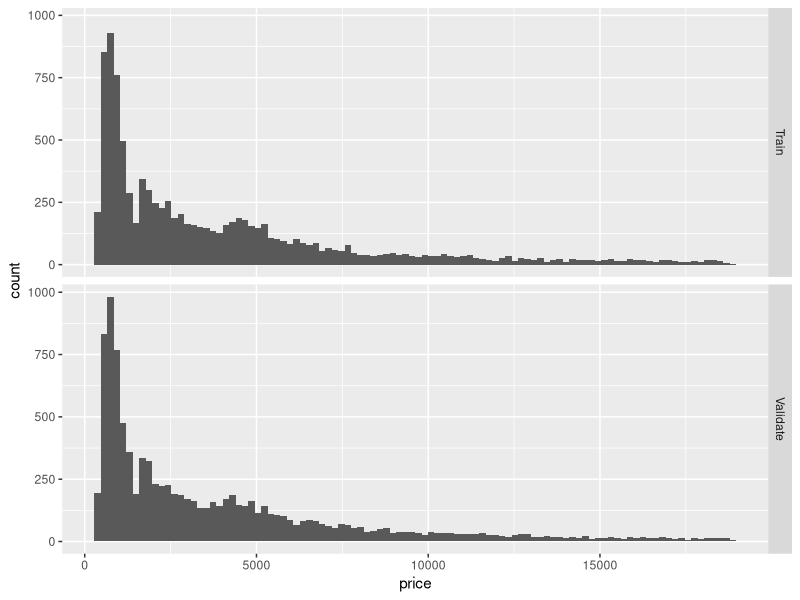
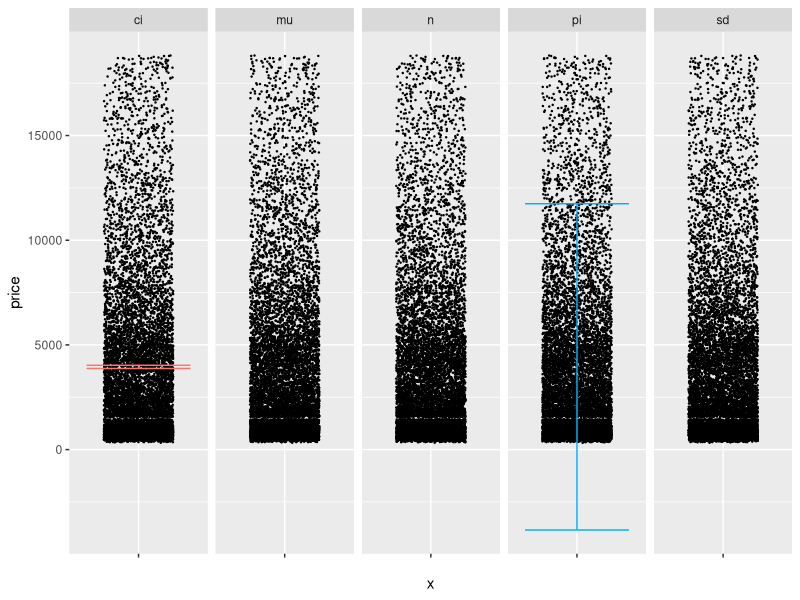

Recreate these plots in R, in order.
## ---- chunk 1
library(tidyverse)
library(modelr)
library(broom)

## Helper function to compute uncertainty bounds
add_uncertainties <- function(data, model, prefix = "pred", ...) {
  df_fit <-
    stats::predict(model, data, ...) %>%
    as_tibble() %>%
    rename_with(~ str_c(prefix, "_", .))

  bind_cols(data, df_fit)
}
## ---- chunk 2
## NOTE: No need to edit this setup
mu <- 1  # Normal mean
sd <- 2  # Normal variance
n <- 400 # Number of samples

ci_lwr <- mu - 1.96 * sd / sqrt(n)
ci_upr <- mu + 1.96 * sd / sqrt(n)
## TODO: Use the equations above to compute a prediction interval for the
##       normal distribution rnorm(mean = mu, sd = sd)
pi_lwr <- mu - 1.96 * sd
pi_upr <- mu + 1.96 * sd
## ---- chunk 3
## NOTE: No need to change this
assertthat::assert_that(abs(pi_lwr + 2.92) <= 1e-6)
assertthat::assert_that(abs(pi_upr - 4.92) <= 1e-6)

print("Well done!")
## ---- chunk 4
## NOTE: No need to edit this setup
# Create a test-validate split
set.seed(101)
diamonds_randomized <-
  diamonds %>%
  slice(sample(dim(diamonds)[1]))

diamonds_train <-
  diamonds_randomized %>%
  slice(1:10000)

diamonds_validate <-
  diamonds_randomized %>%
  slice(10001:20000)
## ---- chunk 5
## NOTE: No need to edit this chunk
bind_rows(
  diamonds_train %>% mutate(source = "Train"),
  diamonds_validate %>% mutate(source = "Validate")
) %>%

  ggplot(aes(price)) +
  geom_histogram(bins = 100) +

  facet_grid(source ~ .)
## ---- chunk 6
## TODO: Estimate CI and PI using the formulas from q1, use diamonds_train
##       and assign your estimates to columns ci_lwr, ci_upr, pi_lwr, pi_upr
df_q2 <- diamonds_train %>% 
  summarize(
    mu = mean(price),
    sd = sd(price),
    n = n(),
    ci_lwr = mu - 1.96 * sd / sqrt(n),
    ci_upr = mu + 1.96 * sd / sqrt(n),
    pi_lwr = mu - 1.96 * sd,
    pi_upr = mu + 1.96 * sd
  )
df_q2
## ---- chunk 7
## NOTE: No need to edit this chunk
df_q2 %>%
  pivot_longer(
    names_to = c("type", ".value"),
    names_sep = "_",
    cols = everything()
  ) %>%

  ggplot() +
  geom_point(
    data = diamonds_validate,
    mapping = aes(x = "", y = price),
    position = position_jitter(width = 0.3),
    size = 0.2
  ) +
  geom_errorbar(aes(x = "", ymin = lwr, ymax = upr, color = type)) +

  guides(color = FALSE) +
  facet_grid(~ type)
## ---- chunk 8
## TODO: Devise a test to see if your CI and PI are correctly reflecting
##       the diamonds population; use diamonds_validation in your testing
